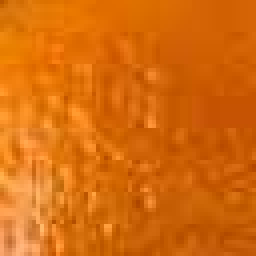
%> input picture extraccionCaracteristicas4/textura1.jpg, 64 x 64 px (shown 4 times larger)
$ octave colores.m   (GNU Octave 9; MATLAB toolbox functions it lacks are replaced by stand-ins)
%> lines starting %> are read from the running program, lines starting %| are printed output that depends on the picture
clc; clear all; close all;

%%

rgbImagen=imread('textura1.jpg');
%> rgbImagen is the input picture: size 64x64x3 uint8; mean R, G, B 215.1, 107.5, 12.6

canalRojo = rgbImagen(:, :, 1);
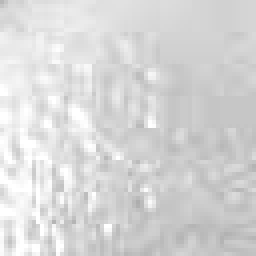
%> canalRojo: size 64x64 uint8 (shown 4 times larger); min 173, max 255, mean 215.1
canalVerde = rgbImagen(:, :, 2);
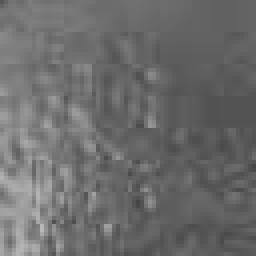
%> canalVerde: size 64x64 uint8 (shown 4 times larger); min 69, max 184, mean 107.5
canalAzul = rgbImagen(:, :, 3);
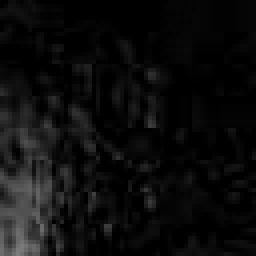
%> canalAzul: size 64x64 uint8 (shown 4 times larger); min 0, max 124, mean 12.6

% Get means
redMean = mean2(canalRojo);
%> redMean = 215.1
greenMean = mean2(canalVerde);
%> greenMean = 107.5
blueMean = mean2(canalAzul);
%> blueMean = 12.62


valorR = uint8(redMean);
%> valorR = 215
valorG = uint8(greenMean);
%> valorG = 107
valorB = uint8(blueMean);
%> valorB = 13


fprintf('Conversión a Media de RGB \n');
fprintf('%3.f %3.f %3.f \n',redMean, greenMean, blueMean);
%| 215 107  13
fprintf('%3i %3i %3i \n',valorR, valorG, valorB);
%| 215 107  13

%% Calculo a HSV
hsvImagen=rgb2hsv(rgbImagen);
%> hsvImagen: size 64x64x3 double; mean H, S, V 0.0779, 0.945, 0.844

%hue, saturation, value
hue=hsvImagen(:, :, 1);
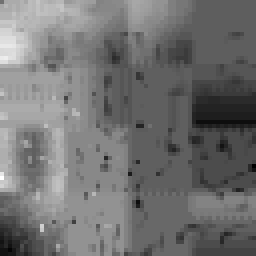
%> hue: size 64x64 double (shown 4 times larger); min 0.0648, max 0.0942, mean 0.0779; drawn with min black and max white
sat=hsvImagen(:, :, 2);
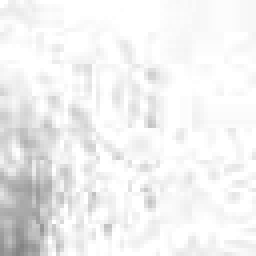
%> sat: size 64x64 double (shown 4 times larger); min 0.514, max 1, mean 0.945
val=hsvImagen(:, :, 3);


hueMean=mean2(hue);
%> hueMean = 0.0779
satMean=mean2(sat);
%> satMean = 0.945
valMean=mean2(val);
%> valMean = 0.844

valorH=uint16(hueMean*360);
%> valorH = 28
valorS=uint16(satMean*100);
%> valorS = 95
valorV=uint16(valMean*100);
%> valorV = 84

fprintf('Conversión a Media de HSV \n');
fprintf('%3.f %3.f %3.f \n',hueMean, valMean, satMean);
%|   0   1   1
fprintf('%3i %3i %3i \n',valorH, valorS, valorV);
%|  28  95  84
